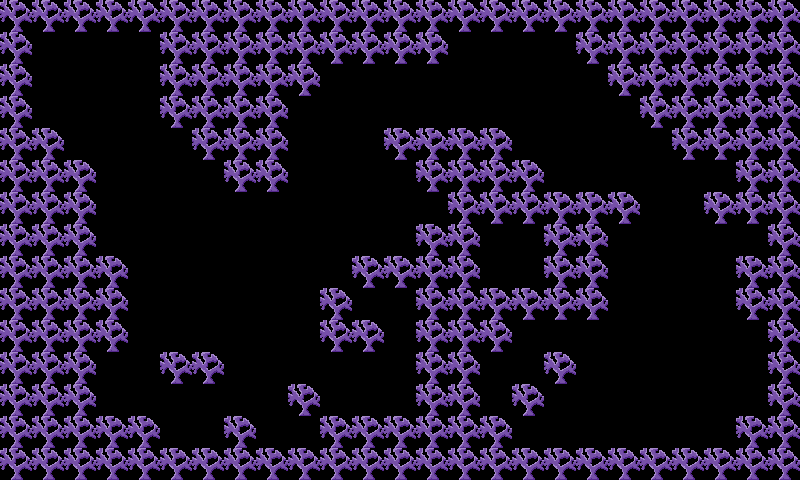

Tiled map render using the project's own tile images. Description and the whole map definition, tile-layer contents included, below:
An orthogonal 25x15 tile map with 32x32 px tiles, 1 tile layer (Tile Layer 1).

<map version="1.9" tiledversion="1.9.1" orientation="orthogonal" renderorder="right-down" width="25" height="15" tilewidth="32" tileheight="32" infinite="0" nextlayerid="2" nextobjectid="1">
 <tileset firstgid="1" name="Corals" tilewidth="32" tileheight="32" tilecount="100" columns="10">
  <image source="../Images/tileset_corals.png" trans="000000" width="320" height="320" />
  <tile id="0">
   <properties>
    <property name="collides" type="bool" value="true" />
   </properties>
  </tile>
 </tileset>
 <layer id="1" name="Tile Layer 1" width="25" height="15">
  <data encoding="csv">
1,1,1,1,1,1,1,1,1,1,1,1,1,1,1,1,1,1,1,1,1,1,1,1,1,
1,0,0,0,0,1,1,1,1,1,1,1,1,1,0,0,0,0,1,1,1,1,1,1,1,
1,0,0,0,0,1,1,1,1,1,0,0,0,0,0,0,0,0,0,1,1,1,1,1,1,
1,0,0,0,0,1,1,1,1,0,0,0,0,0,0,0,0,0,0,0,1,1,1,1,1,
1,1,0,0,0,0,1,1,1,0,0,0,1,1,1,1,0,0,0,0,0,1,1,1,1,
1,1,1,0,0,0,0,1,1,0,0,0,0,1,1,1,1,0,0,0,0,0,0,1,1,
1,1,1,0,0,0,0,0,0,0,0,0,0,0,1,1,1,1,1,1,0,0,1,1,1,
1,1,1,0,0,0,0,0,0,0,0,0,0,1,1,0,0,1,1,0,0,0,0,0,1,
1,1,1,1,0,0,0,0,0,0,0,1,1,1,1,0,0,1,1,0,0,0,0,1,1,
1,1,1,1,0,0,0,0,0,0,1,0,0,1,1,1,1,1,1,0,0,0,0,1,1,
1,1,1,1,0,0,0,0,0,0,1,1,0,1,1,1,0,0,0,0,0,0,0,0,1,
1,1,1,0,0,1,1,0,0,0,0,0,0,1,1,0,0,1,0,0,0,0,0,0,1,
1,1,1,0,0,0,0,0,0,1,0,0,0,1,1,0,1,0,0,0,0,0,0,0,1,
1,1,1,1,1,0,0,1,0,0,1,1,1,1,1,1,0,0,0,0,0,0,0,1,1,
1,1,1,1,1,1,1,1,1,1,1,1,1,1,1,1,1,1,1,1,1,1,1,1,1
</data>
 </layer>
</map>
